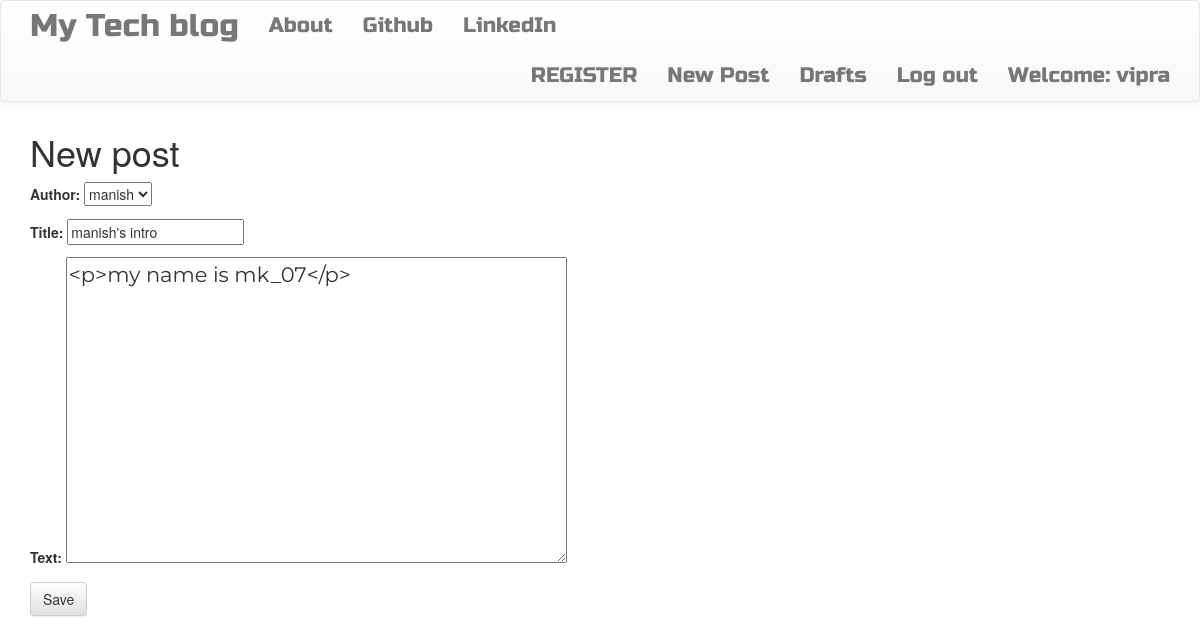
/post/13/edit/ (signed in), run on the app's committed database.
### blog/models.py (models this page shows, shortened)
class Post(models.Model):
    author = models.ForeignKey('auth.User', on_delete=models.CASCADE)
    title = models.CharField(max_length=200)
    text = models.TextField()
    created_date = models.DateTimeField(default=timezone.now)
    published_date = models.DateTimeField(blank=True, null=True)

### blog/views.py (the view)
# urls.py: url(r'^post/(?P<pk>\d+)/edit/$', views.PostUpdateView.as_view(), name='post_edit'),
class PostUpdateView(LoginRequiredMixin, UpdateView):
    login_url = '/login/'
    redirect_field_name = 'blog/post_detail.html'
    form_class = PostForm
    model = Post

### blog/forms.py
class PostForm(forms.ModelForm):
    class Meta:
        model = Post
        fields = ('author', 'title', 'text',)
        widgets ={
            'title': forms.TextInput(attrs={'class': 'textinputclass'}),
            'text': forms.Textarea(attrs={'class': 'editable medium-editor-textarea postcontent'}),
        }

### blog/templates/blog/post_form.html (shortened to what this page needs)
{% extends 'blog/base.html' %}
{% block content %}
    <h1>New post</h1>
    <form method="POST" class="post-form">
    {{form.as_p}}
    <button type="submit" class="save btn btn-default" >Save</button>
    </form>
{% endblock %}

### blog/templates/blog/base.html (shortened to what this page needs)
<!DOCTYPE html>
{% load static %}
<html>
    <head>
        <link rel="stylesheet" href="https://maxcdn.bootstrapcdn.com/bootstrap/3.3.7/css/bootstrap.min.css">
        <link rel="stylesheet" href="https://maxcdn.bootstrapcdn.com/bootstrap/3.3.7/css/bootstrap-theme.min.css">
        <link rel="stylesheet" href="//cdn.jsdelivr.net/medium-editor/latest/css/medium-editor.min.css" type="text/css" media="screen" charset="utf-8">
        <link rel="stylesheet" href="{% static 'css/blog.css' %}">
<body class='loader'>
  <nav class="navbar navbar-default techfont custom-navbar">
    <div class="container">
      <ul class="nav navbar-nav">
        <li><a class='navbar-brand bigbrand' href="{% url 'post_list' %}">My Tech blog</a></li>
        <li><a href="{% url 'about'%}">About</a></li>
        <li><a href="https://www.github.com">Github</a></li>
        <li><a href="https://www.linkedin.com">LinkedIn</a></li>
      </ul>
      <ul class="nav navbar-nav navbar-right">
       <li>
           <a href="{% url 'register' %}">REGISTER</a>
       </li>
        {% if user.is_authenticated %}
        <li>
          <a href="{% url 'post_new' %}" >New Post</a>
        </li>
        <li>
          <a href="{% url 'post_draft_list' %}">Drafts</a>
        </li>
        <li>
          <a href="{% url 'logout' %}" >Log out</a>
        </li>
        <li>
          <a >Welcome: {{ user.username }}</a>
        </li>
          {% else %}
          <li><a class='nav navbar-right' href="{% url 'login' %}" ><span class="glyphicon glyphicon-user"></span></a></li>
        {% endif %}
      </ul>
  </div>
</nav>
        <div class="content container">
            <div class="row">
                <div class="col-md-8">
                  <div class="blog_posts">
                    {% block content %}
                    {% endblock %}
                  </div>
                </div>
            </div>
        </div>
</body>
</html>

### blog/static/css/blog.css (style rules this page uses)
.techfont { font-family: 'Russo One', sans-serif; font-size: 1.5em; margin-bottom: 10px; }
.postcontent { font-family: 'Montserrat'; font-size: 1.5em; }
.bigbrand { font-size: 1.5em; }
.loader { filter:hue-rotate(0deg); color: linear-gradient(45deg,#0f8,#08f); animation:hue 5000ms infinite linear; }

### data on the page
Post: author "manish", title "manish's intro", text "<p>my name is mk_07</p>"

### other printed values
{{ user.username }} "vipra"
